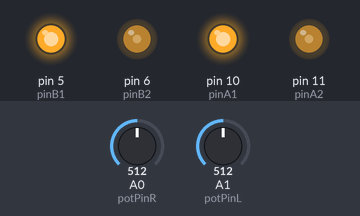
Bench run of a sketch on a simulated Arduino Uno, built with avr-gcc and run on an emulated ATmega328P. Shown: output pins drawn as LEDs (lit = HIGH). The inputs (shaded band) are chosen by the test bench; at power-on: A0 (potPinR) = 512, A1 (potPinL) = 512. What the sketch prints to the serial monitor is not drawn.

Above: at 0.1 s.
Timing chart, 0 to 1.6 s (numbered marks = the images above):
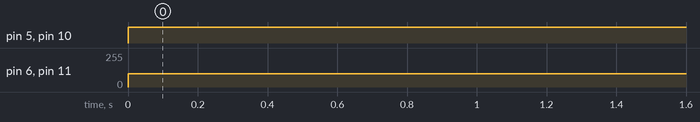

Measured:
- by itself, pin 5 (pinB1), pin 10 (pinA1): LOW → HIGH at 0.00 s
- by itself, pin 6 (pinB2), pin 11 (pinA2): 0/255 → 100/255 at 0.00 s

The sketch:

potsMotorsTest.ino
```cpp
 //Testing the DC Motors
//Define Pins
int potPinR = A0;
int potPinL = A1;
 //Motor A
 int pinA1 = 10;
 int pinA2 = 11;
 int pinB1 = 5;
 int pinB2 = 6;
int pwm = 100;

void setup() {
Serial.begin (9600);
 //configure pin modes
 pinMode (pinA1, OUTPUT);
 pinMode (pinA2, OUTPUT);
 pinMode (pinB1, OUTPUT);
 pinMode (pinB2, OUTPUT);
}
void loop() {
 int readingR  = analogRead(potPinR);
 int readingL  = analogRead(potPinL);
 Serial.print("right pot: ");
 Serial.print(readingR);
 Serial.print("\t");
 Serial.print("left pot: ");
 Serial.println(readingL);
 //motors
 digitalWrite (pinA1, HIGH);
 analogWrite (pinA2, pwm);
 digitalWrite (pinB1, HIGH);
 analogWrite (pinB2, pwm);
 delay(100);
 }
```
